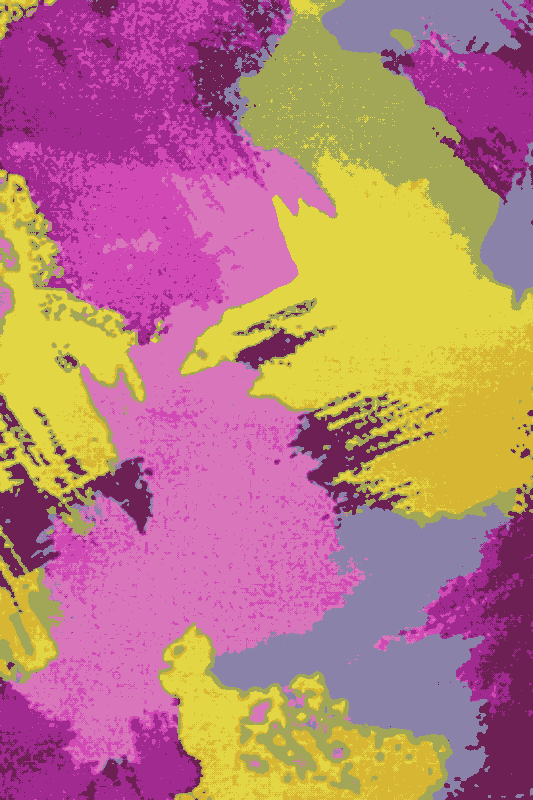
#> input picture A_DITHERED/c-8c21.bmp, 533 x 800 px, given in place of 001109_0552_0122_nlhs.png, which was not available
$ python mini_batch_kmeans.py
#> lines starting #> are read from the running program, lines starting #| are printed output that depends on the picture; pictures that were not available may be replaced by others from this repository, and a replacement may not be noted
from sklearn.cluster import MiniBatchKMeans
import numpy as np
import argparse
import cv2

filename = '001109_0552_0122_nlhs.png'
k = 4
image = cv2.imread(filename)
#> image is the input picture: shape (800, 533, 3); mean B, G, R 125.6, 124.5, 183.8
(h, w) = image.shape[:2]
#> h = 800; w = 533

# convert the image from the RGB color space to the L*a*b*
# color space -- since we will be clustering using k-means
# which is based on the euclidean distance, we'll use the
# L*a*b* color space where the euclidean distance implies
# perceptual meaning
image = cv2.cvtColor(image, cv2.COLOR_BGR2LAB)
#> image: shape (800, 533, 3); mean of channels 0, 1, 2 152.7, 152.1, 136

# reshape the image into a feature vector so that k-means
# can be applied
image = image.reshape((image.shape[0] * image.shape[1], 3))


# apply k-means using the specified number of clusters and
# then create the quantized image based on the predictions
clt = MiniBatchKMeans(n_clusters=k)
labels = clt.fit_predict(image)
quant = clt.cluster_centers_.astype("uint8")[labels]
print(clt.cluster_centers_.astype("uint8"))
# reshape the feature vectors to images
quant = quant.reshape((h, w, 3))
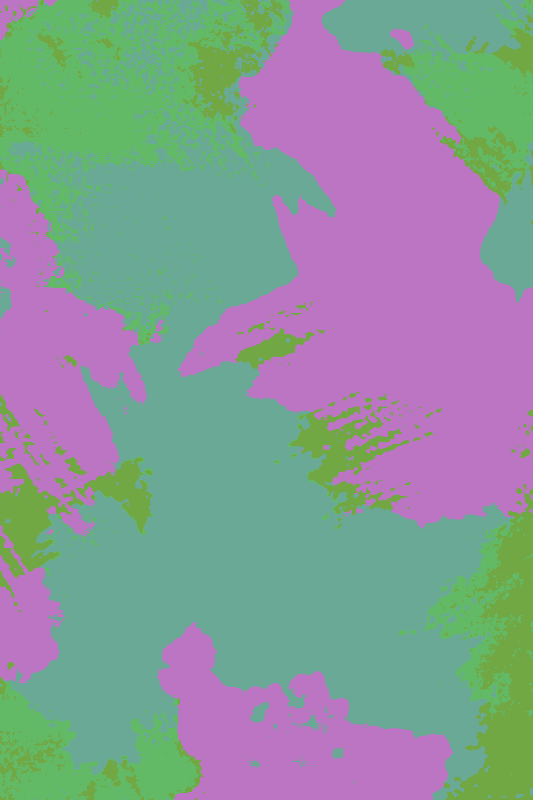
#> quant: shape (800, 533, 3); mean of channels 0, 1, 2 152.4, 151.7, 135.3; drawn as B, G, R
image = image.reshape((h, w, 3))

# convert from L*a*b* to RGB
quant = cv2.cvtColor(quant, cv2.COLOR_LAB2BGR)
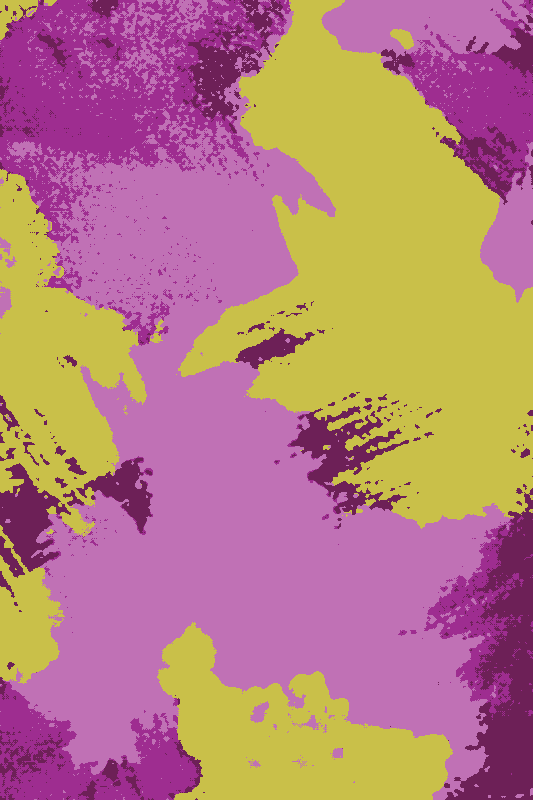
#> quant: shape (800, 533, 3); mean B, G, R 127.3, 125.9, 183.3
image = cv2.cvtColor(image, cv2.COLOR_LAB2BGR)

# display the images and wait for a keypress
cv2.imshow("image", np.hstack([image, quant]))
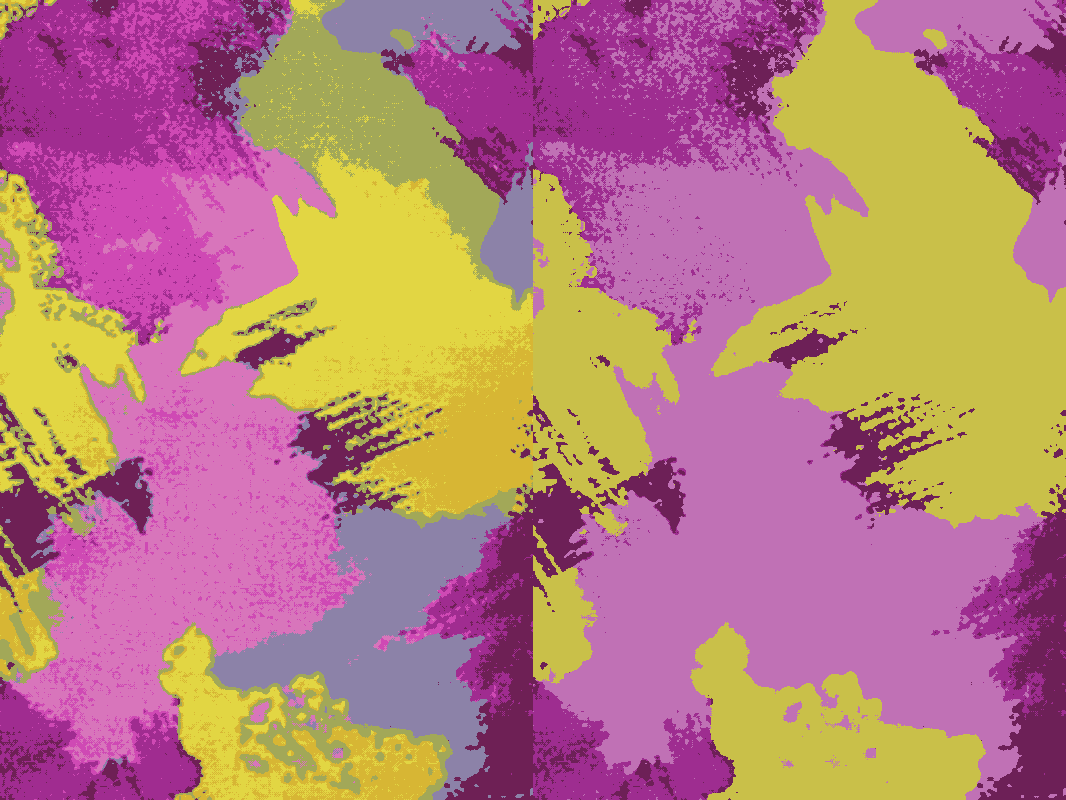
#> window 'image': shape (800, 1066, 3); mean B, G, R 126.4, 125.4, 183.7
cv2.waitKey(0)

$ run again, on A_DITHERED/c-8c24.bmp
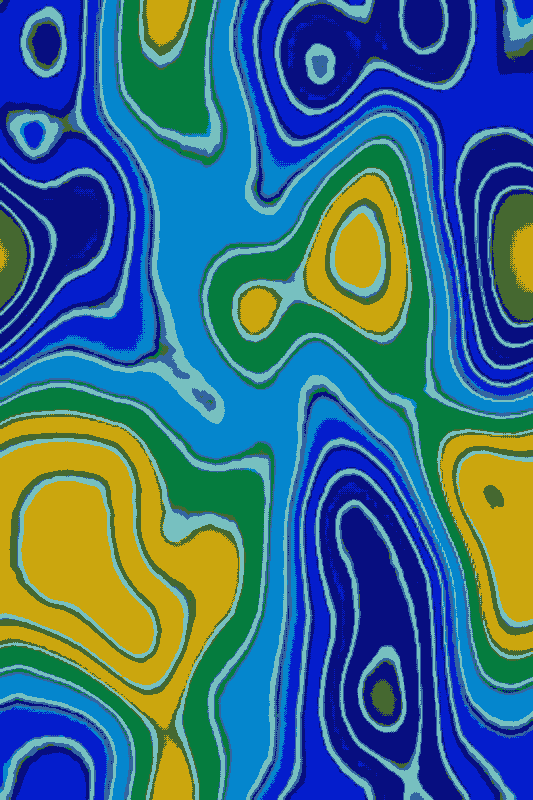
#> input picture A_DITHERED/c-8c24.bmp, 533 x 800 px, given in place of 001109_0552_0122_nlhs.png, which was not available
#> image is the input picture: shape (800, 533, 3); mean B, G, R 132.9, 108.1, 58.4
#> `quant = cv2.cvtColor(quant, cv2.COLOR_LAB2BGR)`:
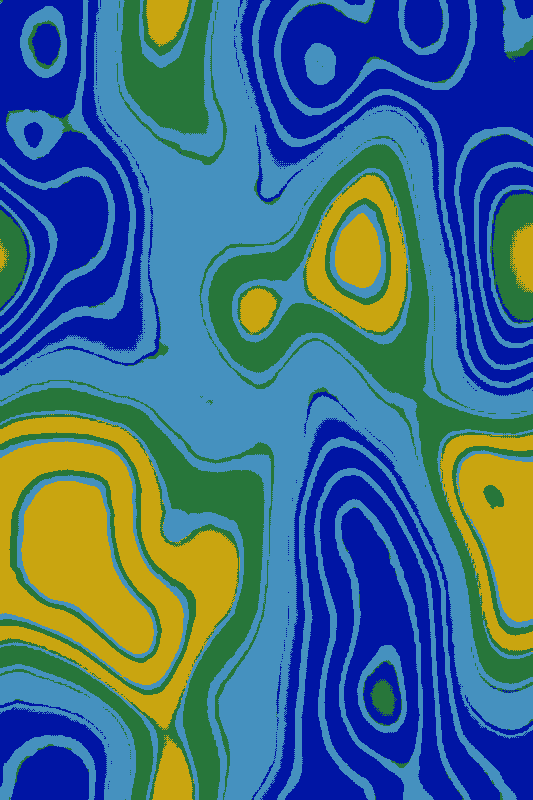
#> quant: shape (800, 533, 3); mean B, G, R 133.4, 107.4, 63.7
#> `cv2.imshow("image", np.hstack([image, quant]))`:
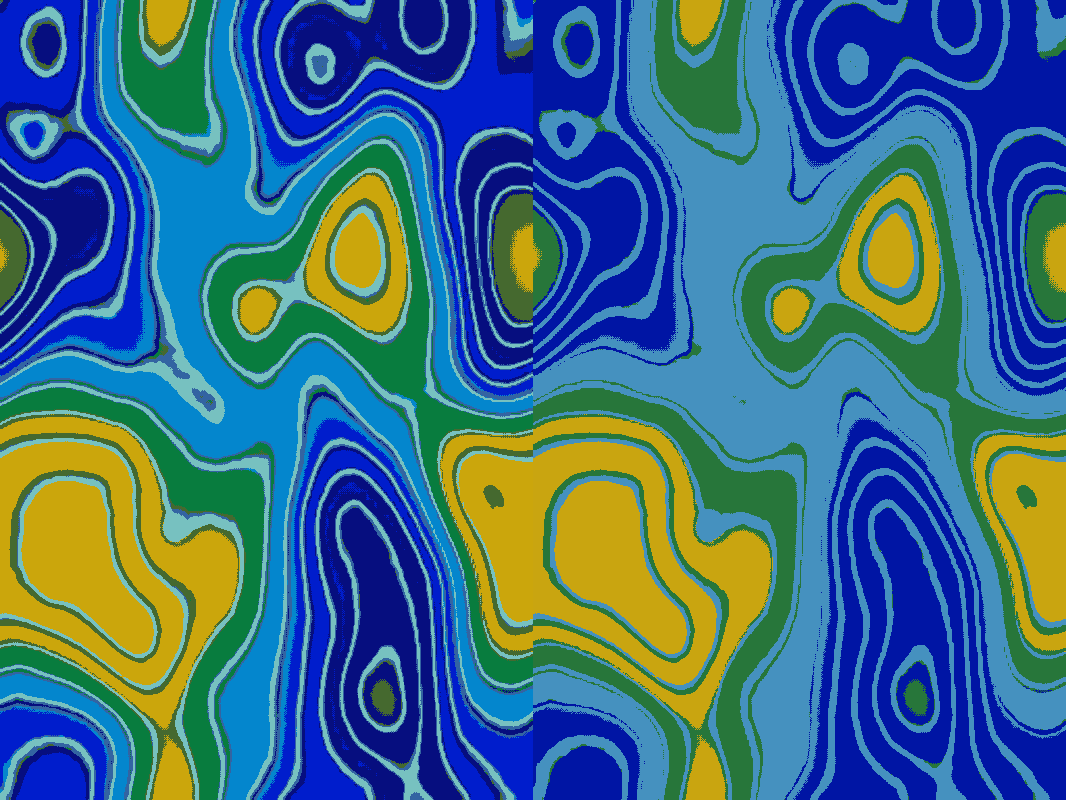
#> window 'image': shape (800, 1066, 3); mean B, G, R 132.9, 107.8, 60.8
